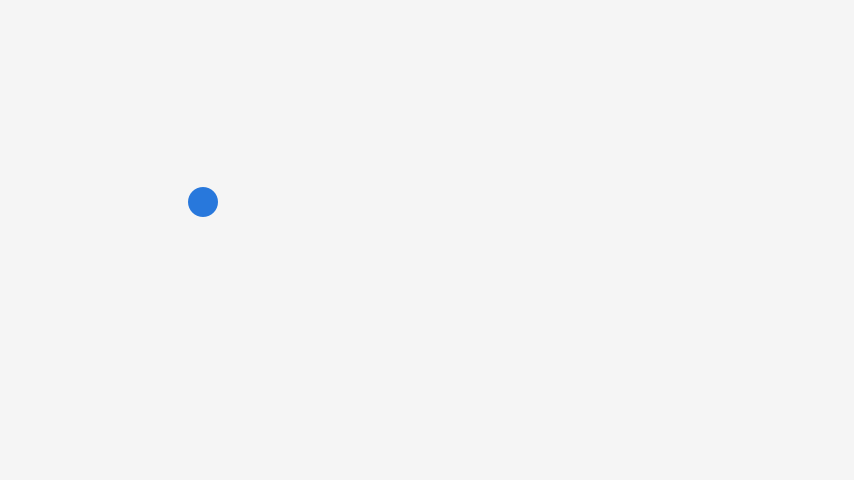
Frame 1 (no input)
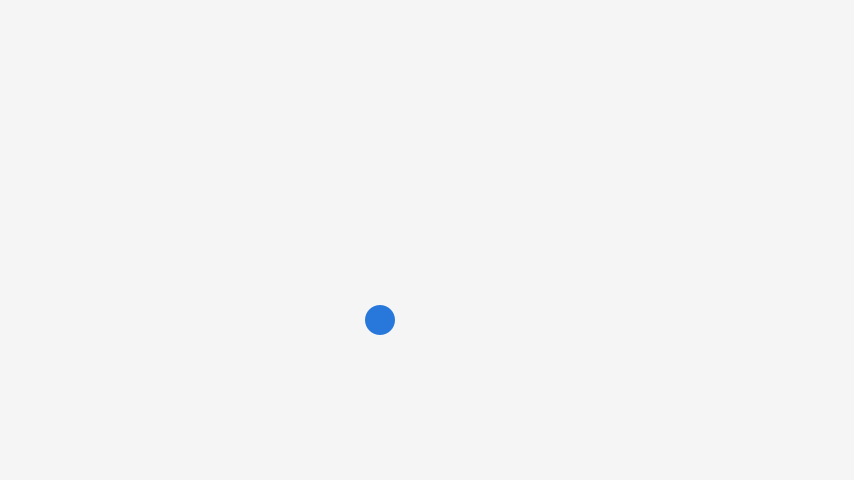
Frame 60 (the mouse pressed at the canvas centre just before this capture)
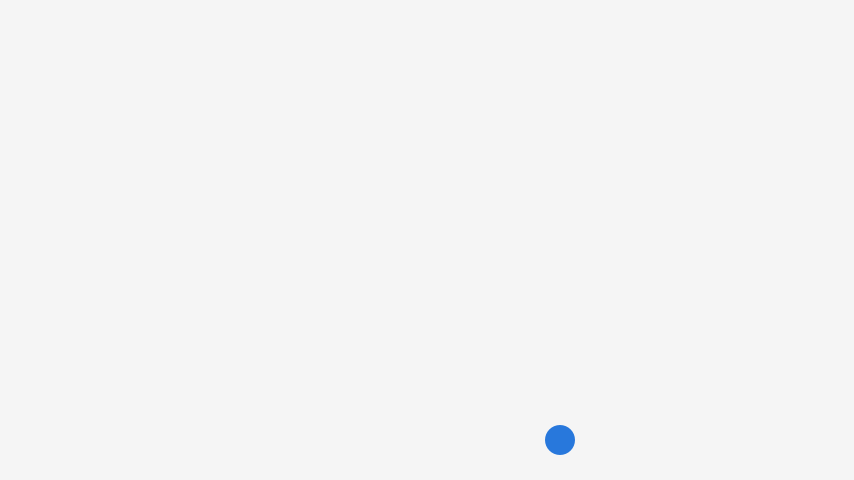
Frame 120 (the mouse held since frame 60 and released just before this capture)

The Processing sketch that drew these frames (run headless with seeded random() and noise(); from frame 60 on, the mouse is pressed at the canvas centre):

// Processing sketch: sketch_sample01
// ── sketch_sample01.pde
float x=200, y=200, vx=3, vy=2;

void setup() {
  size(854,480);
}

void draw() {
  background(245);
  x += vx;
  y += vy;
  
  if(x < 15 || x > width - 15) {
    vx *= -1;
  }
  if(y < 15 || y > height - 15) {
    vy *= -1;
  }
  
  noStroke();
  fill(40,120,220);
  ellipse(x, y, 30, 30);
}

void keyPressed() {
  if(key == 's') save("samele01.png");
}
